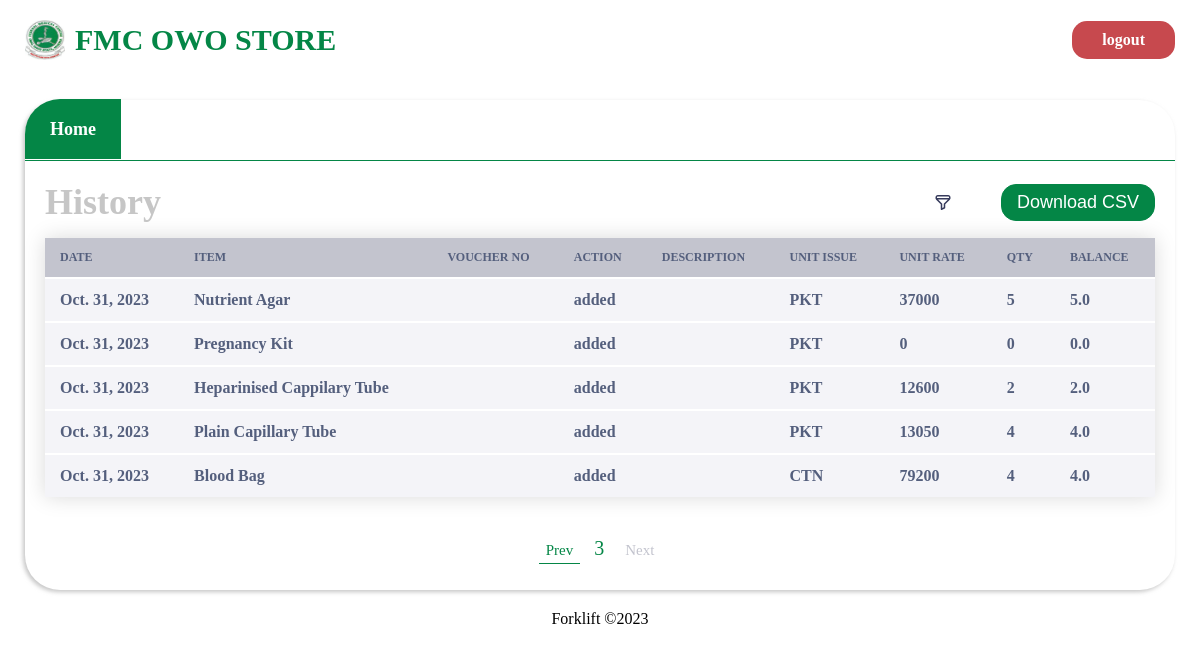
Page /history/?page=5 (signed in) on the earlier database version.
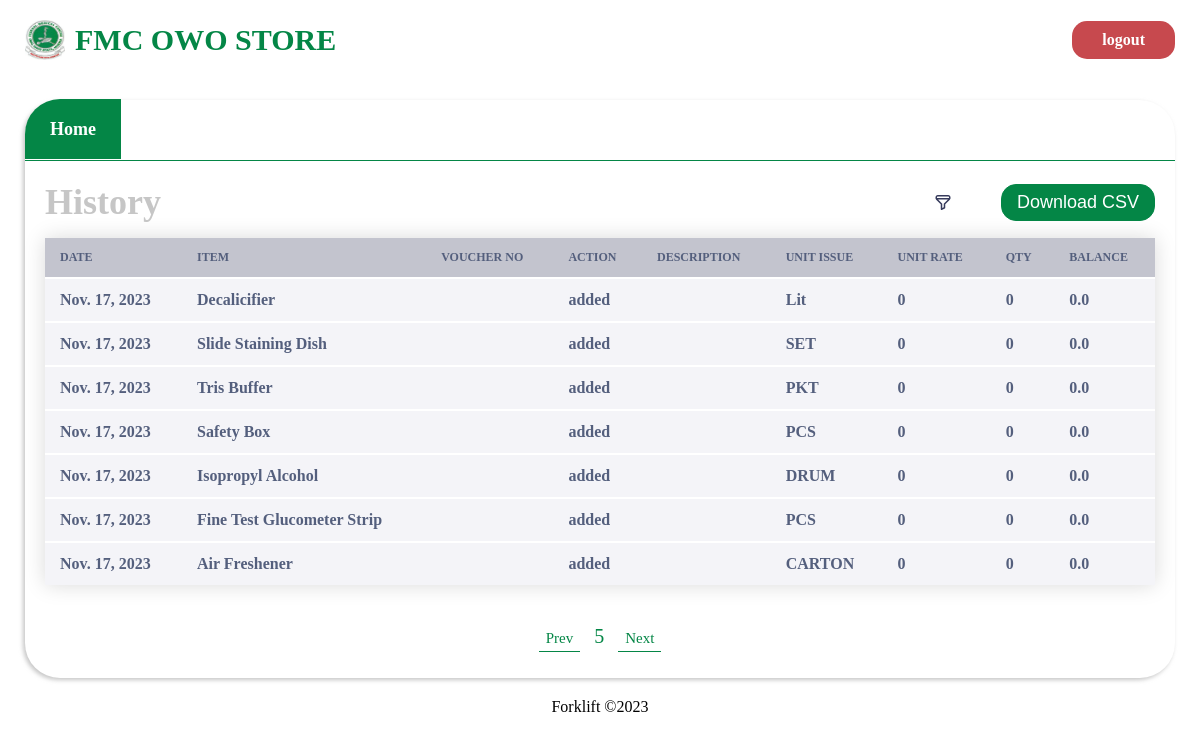
Same page on the later database version.
### store/models.py (models this page shows, shortened)
class History(models.Model):
    DEPT = (("MH", "microhistory"),
            ("HM", "heamhistory"),
            ("CH", "chemhistory"),
            ("HH", "histohistory")
            )
    item_id = models.CharField(max_length=500)
    date_created = models.DateTimeField(auto_now=True)
    dateCreated = models.DateField(auto_now=True)
    item_name = models.CharField(max_length=500)
    voucher_no = models.CharField(max_length=50, blank=True, null=True)
    description = models.CharField(max_length=500, null=True, blank=True)
    action = models.CharField(max_length=200, blank=True, null=True)
    amount = models.CharField(max_length=500)
    bal = models.CharField(max_length=500, null=True, blank=True)
    unit_issue = models.CharField(max_length=200, null=True, blank=True)
    unit_rate = models.CharField(max_length=200, null=True, blank=True)
    slug = models.SlugField(max_length=2000, null=True, blank=True)

### store/views.py (the view, shortened to what this page needs)
# urls.py: path('history/', views.history, name='dept_history'),
@login_required
def history(request, item=""):
    history = History.objects.all()
    item_name_input = request.GET.get('item_name')
    description = request.GET.get('description')
    issue_unit = request.GET.get('issue_unit')
    min_date_string = request.GET.get('min_date')
    max_date_string = request.GET.get('max_date')
    action = request.GET.get('action')
    if item != "":
        history = history.filter(slug=item)
    else:
        if is_valid(item_name_input):
            history = history.filter(item_name__icontains=item_name_input)
        if is_valid(description):
            history = history.filter(description__icontains=description)
        if is_valid(action) and action != "Choose...":
            history = history.filter(action__iexact=action)
        if is_valid(issue_unit):
            history = history.filter(unit_issue__iexact=issue_unit)
        if is_valid(min_date_string):
            specific_date = datetime.strptime(
                min_date_string, '%Y-%m-%d').date()
            print("min date", min_date_string)
            print("specific date", specific_date)
            history = history.filter(dateCreated__gte=specific_date)
        if is_valid(max_date_string):
            specific_date = datetime.strptime(
                max_date_string, '%Y-%m-%d').date()
            history = history.filter(dateCreated__lt=specific_date)
    history = history.order_by('-date_created')
    history = history.values()
    p = Paginator(history, 7)
    page_number = request.GET.get('page')
    try:
        page_obj = p.get_page(page_number)  # returns the desired page object
    except PageNotAnInteger73:
        page_obj = p.page(1)
    except EmptyPage:
        page_obj = p.page(p.num_pages)
    acts = ["issued", "received", "removed", "added"]
    context = {'page_obj': page_obj, "actions": acts}
    return render(request, 'history.html', context)

### store/views.py (called while the page is built)
def is_valid(param):
    return param != "" and param is not None

### templates/history.html (shortened to what this page needs)
{% load static %}
<!DOCTYPE html>
<html lang="en">
  <head>
    <link href="{% static './css/history.css' %}" rel="stylesheet" />
  </head>
  <body>
    <header>
      <a href="{% url 'store:index' %}" class="header_wrapper">
        <img src="{% static './assets/fmc_owo_logo.jpg' %}" alt="" />
        <h1>FMC OWO STORE</h1>
      </a>
      {% if user.is_authenticated %}
      <span class="logout"><a href="{% url 'store:logout' %}">logout</a></span>
      {% else %}
      <span class="login"><a href="{% url 'store:login' %}">login</a></span>
      {% endif %}
    </header>
    <main>
      <section class="hero">
        <div class="dept_nav">
          <a href="/"><span class="active1">Home</span></a>
        </div>
        <div class="card_wrapper">
          <div class="header_div">
            <h3>History</h3>
            <div class="wrapper">
              <img
                onclick="showFilterModal()"
                src="{% static './assets/filterIcon.svg' %}"
                alt=""
              />
              <form method="post" action="/history/">
                <button type="submit">Download CSV</button>
              </form>
            </div>
          </div>
          <div class="items_wrapper">
            <table>
              <thead>
                <tr>
                  <th>Date</th>
                  <th>Item</th>
                  <th>Voucher no</th>
                  <th>Action</th>
                  <th>Description</th>
                  <th>Unit issue</th>
                  <th>Unit Rate</th>
                  <th>QTY</th>
                  <th>Balance</th>
                </tr>
              </thead>
              <tbody>
                {% for hist in page_obj.object_list %}
                <tr>
                  <td>{{hist.dateCreated}}</td>
                  <td>{{hist.item_name}}</td>
                  <td>{{hist.voucher_no}}</td>
                  <td>{{hist.action}}</td>
                  <td>{{hist.description}}</td>
                  <td>{{hist.unit_issue}}</td>
                  <td>{{hist.unit_rate}}</td>
                  <td>{{hist.amount}}</td>
                  <td>{{hist.bal}}</td>
                </tr>
                {% endfor %}
              </tbody>
            </table>
            <center>
              {%if page_obj.has_previous %}
              <a class="active" href="?page={{page_obj.previous_page_number}}"
                >Prev</a
              >
              {% else %}
              <a>Prev</a>
              {% endif %}
              <span>{{page_obj.number}}</span>
              {%if page_obj.has_next %}
              <a class="active" href="?page={{page_obj.next_page_number}}"
                >Next</a
              >
              {% else %}
              <a>Next</a>
              {% endif %}
            </center>
          </div>
        </div>
      </section>
    </main>
    <footer>
      <span>Forklift &copy2023</span>
    </footer>
  </body>
</html>

Differences in the rows shown:
no longer on this page (row unchanged): History: dateCreated "Oct. 31, 2023", item_name "Nutrient Agar", action "added", unit_issue "PKT", unit_rate "37000", amount "5", bal "5.0"
no longer on this page (row unchanged): History: dateCreated "Oct. 31, 2023", item_name "Pregnancy Kit", action "added", unit_issue "PKT", unit_rate "0", amount "0", bal "0.0"
no longer on this page (row unchanged): History: dateCreated "Oct. 31, 2023", item_name "Heparinised Cappilary Tube", action "added", unit_issue "PKT", unit_rate "12600", amount "2", bal "2.0"
no longer on this page (row unchanged): History: dateCreated "Oct. 31, 2023", item_name "Plain Capillary Tube", action "added", unit_issue "PKT", unit_rate "13050", amount "4", bal "4.0"
no longer on this page (row unchanged): History: dateCreated "Oct. 31, 2023", item_name "Blood Bag", action "added", unit_issue "CTN", unit_rate "79200", amount "4", bal "4.0"
added History: dateCreated "Nov. 17, 2023", item_name "Decalicifier", action "added", unit_issue "Lit", unit_rate "0", amount "0", bal "0.0"
added History: dateCreated "Nov. 17, 2023", item_name "Slide Staining Dish", action "added", unit_issue "SET", unit_rate "0", amount "0", bal "0.0"
added History: dateCreated "Nov. 17, 2023", item_name "Tris Buffer", action "added", unit_issue "PKT", unit_rate "0", amount "0", bal "0.0"
added History: dateCreated "Nov. 17, 2023", item_name "Safety Box", action "added", unit_issue "PCS", unit_rate "0", amount "0", bal "0.0"
added History: dateCreated "Nov. 17, 2023", item_name "Isopropyl Alcohol", action "added", unit_issue "DRUM", unit_rate "0", amount "0", bal "0.0"
added History: dateCreated "Nov. 17, 2023", item_name "Fine Test Glucometer Strip", action "added", unit_issue "PCS", unit_rate "0", amount "0", bal "0.0"
added History: dateCreated "Nov. 17, 2023", item_name "Air Freshener", action "added", unit_issue "CARTON", unit_rate "0", amount "0", bal "0.0"
Other differences:
{{ page_obj.number }}: "3" → "5"
